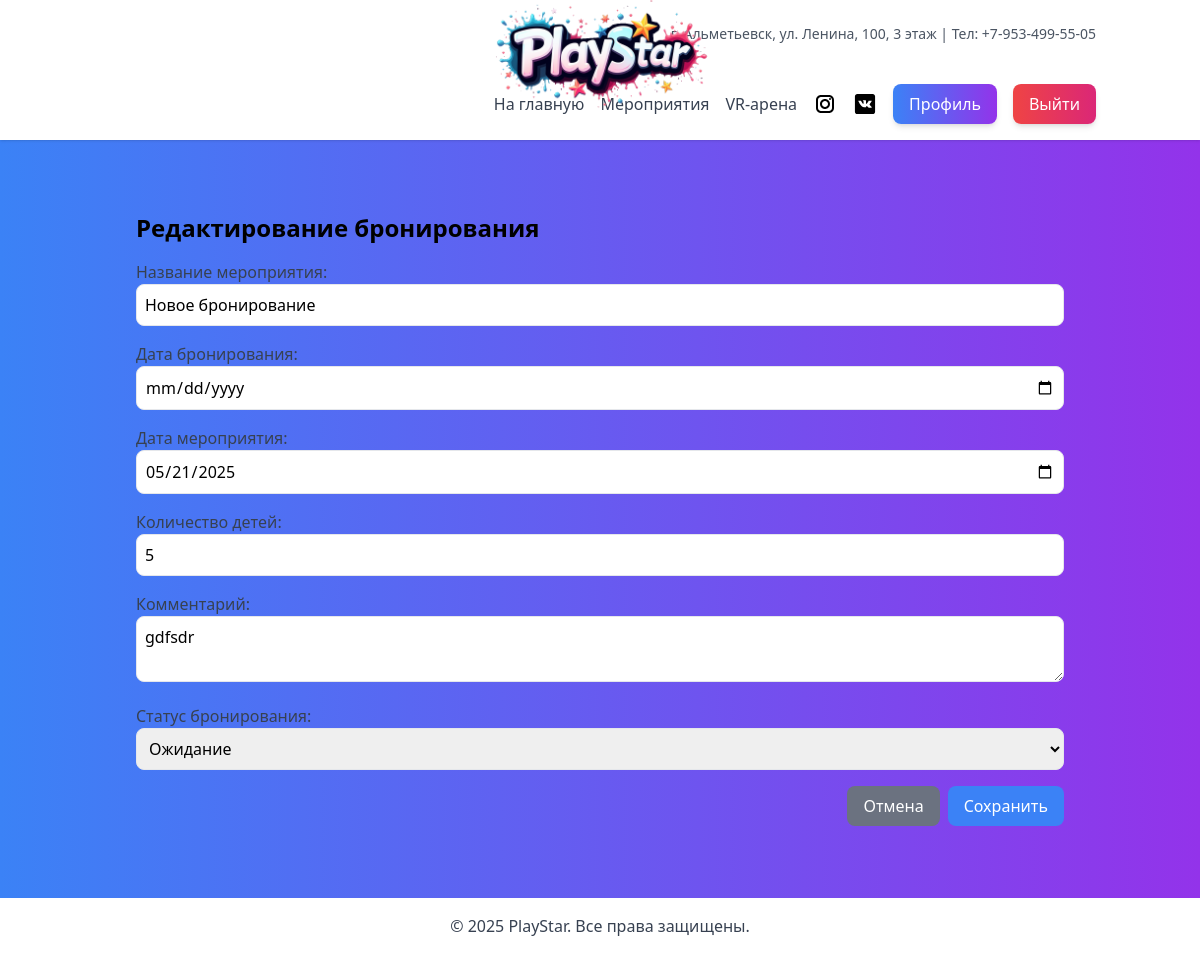
The app's page /bookings/admin/edit/43/ (signed in) with its own data.
### bookings/models.py (models this page shows, shortened)
class Booking(models.Model):
    STATUS_CHOICES = [
        ('pending', 'На модерации'),
        ('approved', 'Подтверждено'),
        ('rejected', 'Отклонено'),
        ('completed', 'Завершено')
    ]
    BOOKING_TYPES = (
        ('birthday', 'День рождения'),
        ('vr', 'VR-арена'),
        ('animation', 'Выездная анимация'),
        ('other', 'Другое'),
    )
    user = models.ForeignKey(settings.AUTH_USER_MODEL, on_delete=models.CASCADE)
    event_name = models.CharField('Название мероприятия', max_length=255)
    booking_type = models.CharField(
        'Тип бронирования',
        max_length=20,
        choices=BOOKING_TYPES,
        default='birthday'
    )
    location = models.CharField(
        'Местоположение',
        max_length=255,
        blank=True,
        null=True
    )
    custom_type = models.CharField(
        'Свой вариант',
        max_length=255,
        blank=True,
        null=True
    )
    event_date = models.DateTimeField('Дата мероприятия')
    children_count = models.PositiveIntegerField(
        'Количество детей',
        validators=[MinValueValidator(1)]
    )
    comment = models.TextField('Комментарий', blank=True, null=True)
    status = models.CharField(
        'Статус',
        max_length=20,
        choices=STATUS_CHOICES,
        default='pending'
    )
    created_at = models.DateTimeField(auto_now_add=True)
    updated_at = models.DateTimeField(auto_now=True)
    prepayment = models.DecimalField(
        'Предоплата',
        max_digits=10,
        decimal_places=2,
        default=Decimal('0.00')
    )
    cashier_payment = models.DecimalField(
        'Оплата кассиром',
        max_digits=10,
        decimal_places=2,
        default=Decimal('0.00')
    )
    paid_amount = models.DecimalField(
        'Оплаченная сумма',
        max_digits=10,
        decimal_places=2,
        default=Decimal('0.00')
    )
    class Meta:
        verbose_name = 'Бронирование'
        verbose_name_plural = 'Бронирования'
        ordering = ['-created_at']

### bookings/views.py (the view)
# urls.py: path('admin/edit/<int:booking_id>/', views.edit_booking_admin, name='edit_booking_admin'),
@login_required
@role_required('Admin', 'Manager')
def edit_booking_admin(request, booking_id):
    booking = get_object_or_404(Booking, id=booking_id)
    if request.method == 'POST':
        form = BookingForm(request.POST, instance=booking)
        if form.is_valid():
            booking = form.save(commit=False)
            if request.user.groups.filter(name='Admin').exists():
                booking.edited_by = "Администратор"
            elif request.user.groups.filter(name='Manager').exists():
                booking.edited_by = "Менеджер"
            booking.save()
            messages.success(request, 'Бронирование успешно обновлено!')
            return redirect('admin_dashboard')
    else:
        form = BookingForm(instance=booking)
    return render(request, 'bookings/edit_booking_admin.html', {
        'form': form,
        'booking': booking
    })

### staff/views.py (called while the page is built)
def role_required(*group_names):
    def in_groups(user):
        if user.is_authenticated:
            if bool(user.groups.filter(name__in=group_names)) or user.is_superuser:
                return True
        return False
    return user_passes_test(in_groups)

### bookings/templates/bookings/edit_booking_admin.html (shortened to what this page needs)
{% extends 'base.html' %}
{% block content %}
<div class="container mx-auto p-6">
    <h2 class="text-2xl font-bold mb-4">Редактирование бронирования</h2>
    <form id="adminEditBookingForm" method="post" class="space-y-4">
        <div>
            <label class="block text-gray-700">Название мероприятия:</label>
            <input type="text" name="event_name" value="{{ booking.event_name }}" class="w-full p-2 border rounded-lg">
        </div>
        <div>
            <label class="block text-gray-700">Дата бронирования:</label>
            <input type="date" name="booking_date" value="{{ booking.booking_date|date:'Y-m-d' }}" class="w-full p-2 border rounded-lg">
        </div>
        <div>
            <label class="block text-gray-700">Дата мероприятия:</label>
            <input type="date" name="event_date" value="{{ booking.event_date|date:'Y-m-d' }}" class="w-full p-2 border rounded-lg">
        </div>
        <div>
            <label class="block text-gray-700">Количество детей:</label>
            <input type="number" name="children_count" value="{{ booking.children_count }}" class="w-full p-2 border rounded-lg">
        </div>
        <div>
            <label class="block text-gray-700">Комментарий:</label>
            <textarea name="comment" class="w-full p-2 border rounded-lg">{{ booking.comment }}</textarea>
        </div>
        <div>
            <label class="block text-gray-700">Статус бронирования:</label>
            <select name="status" class="w-full p-2 border rounded-lg">
                <option value="Ожидание" {% if booking.status == 'Ожидание' %}selected{% endif %}>Ожидание</option>
            </select>
        </div>
        <div class="mt-6 flex justify-end space-x-2">
            <a href="{% url 'admin_dashboard' %}" class="bg-gray-500 text-white py-2 px-4 rounded-lg hover:bg-gray-600">Отмена</a>
            <button type="submit" class="bg-blue-500 text-white py-2 px-4 rounded-lg hover:bg-blue-600">Сохранить</button>
        </div>
    </form>
</div>
{% endblock %}

### records on screen
Booking: event_name "Новое бронирование", event_date "05/21/2025", children_count "5", comment "gdfsdr"
